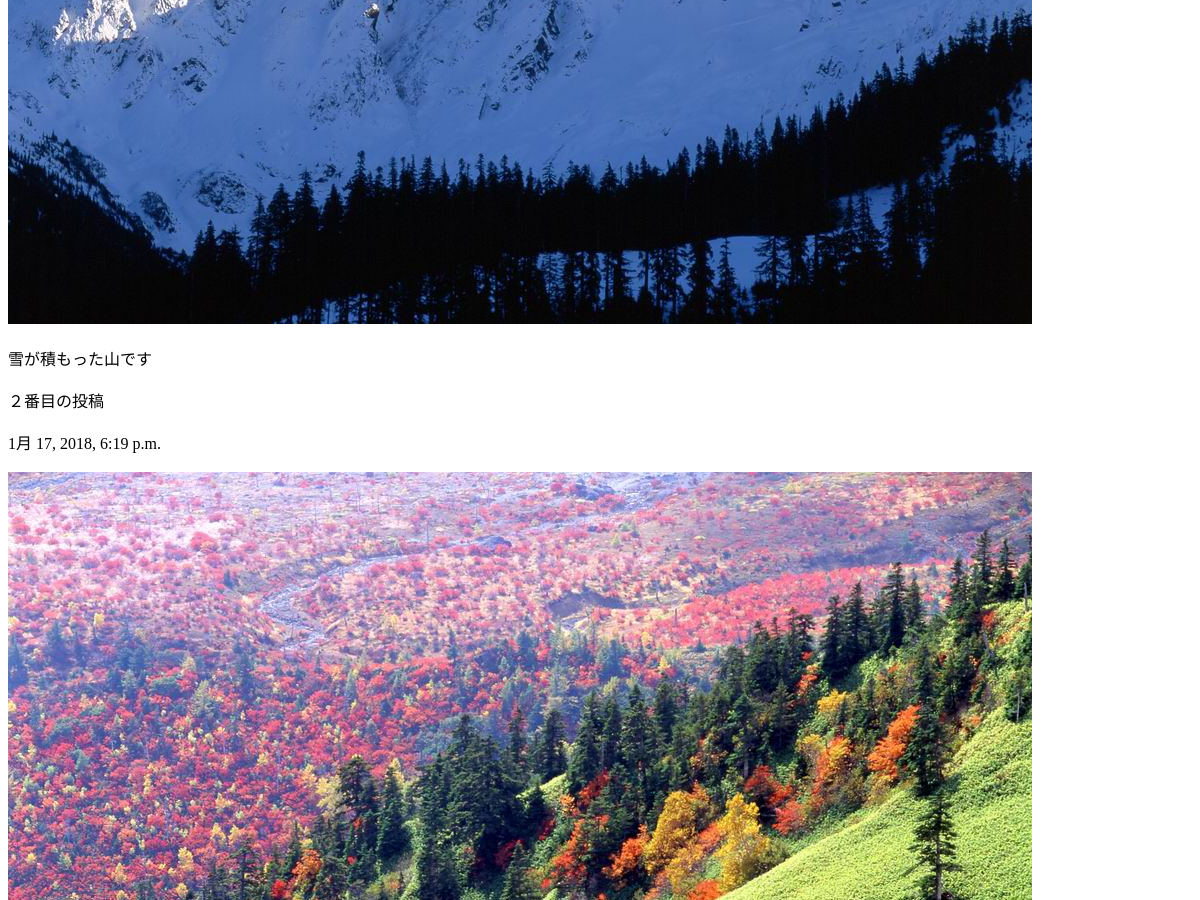
The app's page /posts/ (middle part), older data.
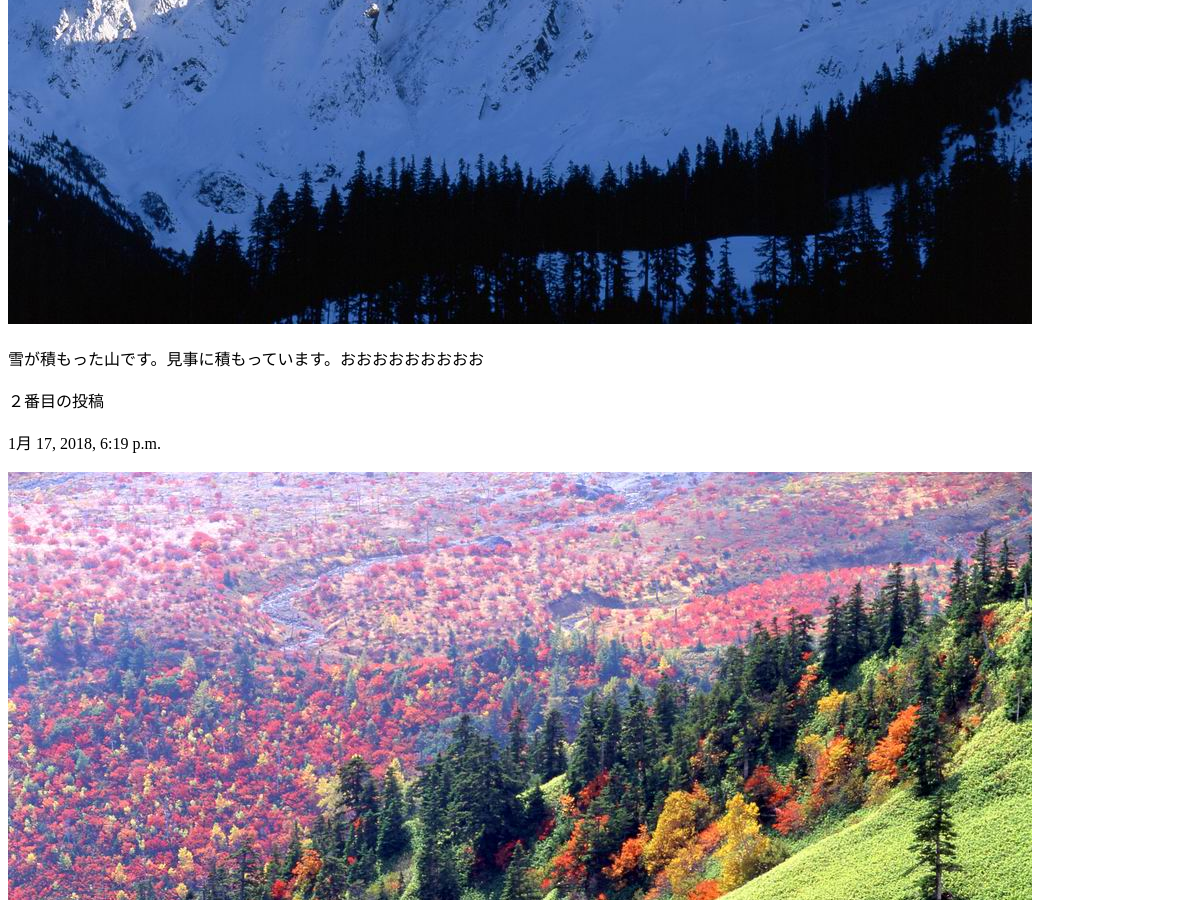
The same page, newer data.
### posts/models.py (models this page shows, shortened)
class Post(models.Model):
    title = models.CharField(max_length=100)
    published = models.DateTimeField()
    image = models.ImageField(upload_to='media/')
    body= models.TextField()
    def summary(self):
        return self.body[:30]

### posts/views.py (the view)
def index(request):
    posts = Post.objects.order_by('-published')
    return render(request, 'posts/index.html', {'posts':posts})

### posts/templates/posts/index.html (shortened to what this page needs)
<!DOCTYPE html>
<html lang="ja-jp">
    <head>
    </head>
    <body>
        {% for post in posts.all %}
            {{ post.title }}
            <br><br>
            {{ post.published}}
            <br><br>
            <img src="{{ post.image.url }}" />
            <br><br>
            {{ post.summary }}
            <br><br>
        {% endfor %}
    </body>
</html>

Row changes from the older to the newer data that the page shows:
changed Post: summary "雪が積もった山です" → "雪が積もった山です。見事に積もっています。おおおおおおおおお"
